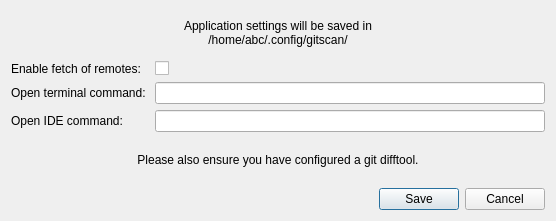
<?xml version="1.0" encoding="UTF-8"?>
<ui version="4.0">
 <class>Dialog</class>
 <widget class="QDialog" name="Dialog">
  <property name="geometry">
   <rect>
    <x>0</x>
    <y>0</y>
    <width>556</width>
    <height>221</height>
   </rect>
  </property>
  <property name="windowTitle">
   <string>Settings</string>
  </property>
  <layout class="QGridLayout" name="gridLayout_2">
   <item row="0" column="0">
    <layout class="QGridLayout" name="gridLayout">
     <item row="2" column="1">
      <widget class="QLineEdit" name="lineEdit_terminal"/>
     </item>
     <item row="1" column="1">
      <widget class="QCheckBox" name="checkBox_fetches">
       <property name="text">
        <string/>
       </property>
      </widget>
     </item>
     <item row="5" column="0" colspan="2">
      <widget class="QDialogButtonBox" name="buttonBox">
       <property name="orientation">
        <enum>Qt::Horizontal</enum>
       </property>
       <property name="standardButtons">
        <set>QDialogButtonBox::Cancel|QDialogButtonBox::Save</set>
       </property>
       <property name="centerButtons">
        <bool>false</bool>
       </property>
      </widget>
     </item>
     <item row="1" column="0">
      <widget class="QLabel" name="label_3">
       <property name="text">
        <string>Enable fetch of remotes: </string>
       </property>
      </widget>
     </item>
     <item row="4" column="0" colspan="2">
      <widget class="QLabel" name="label_4">
       <property name="text">
        <string>Please also ensure you have configured a git difftool.</string>
       </property>
       <property name="alignment">
        <set>Qt::AlignCenter</set>
       </property>
      </widget>
     </item>
     <item row="3" column="0">
      <widget class="QLabel" name="label">
       <property name="text">
        <string>Open IDE command:</string>
       </property>
      </widget>
     </item>
     <item row="3" column="1">
      <widget class="QLineEdit" name="lineEdit_IDE"/>
     </item>
     <item row="2" column="0">
      <widget class="QLabel" name="label_2">
       <property name="text">
        <string>Open terminal command: </string>
       </property>
      </widget>
     </item>
     <item row="0" column="0" colspan="2">
      <widget class="QLabel" name="label_settings_location">
       <property name="text">
        <string>Application settings will be saved in
/home/abc/.config/gitscan/</string>
       </property>
       <property name="alignment">
        <set>Qt::AlignCenter</set>
       </property>
      </widget>
     </item>
    </layout>
   </item>
  </layout>
 </widget>
 <resources/>
 <connections>
  <connection>
   <sender>buttonBox</sender>
   <signal>accepted()</signal>
   <receiver>Dialog</receiver>
   <slot>accept()</slot>
   <hints>
    <hint type="sourcelabel">
     <x>248</x>
     <y>254</y>
    </hint>
    <hint type="destinationlabel">
     <x>157</x>
     <y>274</y>
    </hint>
   </hints>
  </connection>
  <connection>
   <sender>buttonBox</sender>
   <signal>rejected()</signal>
   <receiver>Dialog</receiver>
   <slot>reject()</slot>
   <hints>
    <hint type="sourcelabel">
     <x>316</x>
     <y>260</y>
    </hint>
    <hint type="destinationlabel">
     <x>286</x>
     <y>274</y>
    </hint>
   </hints>
  </connection>
 </connections>
</ui>
